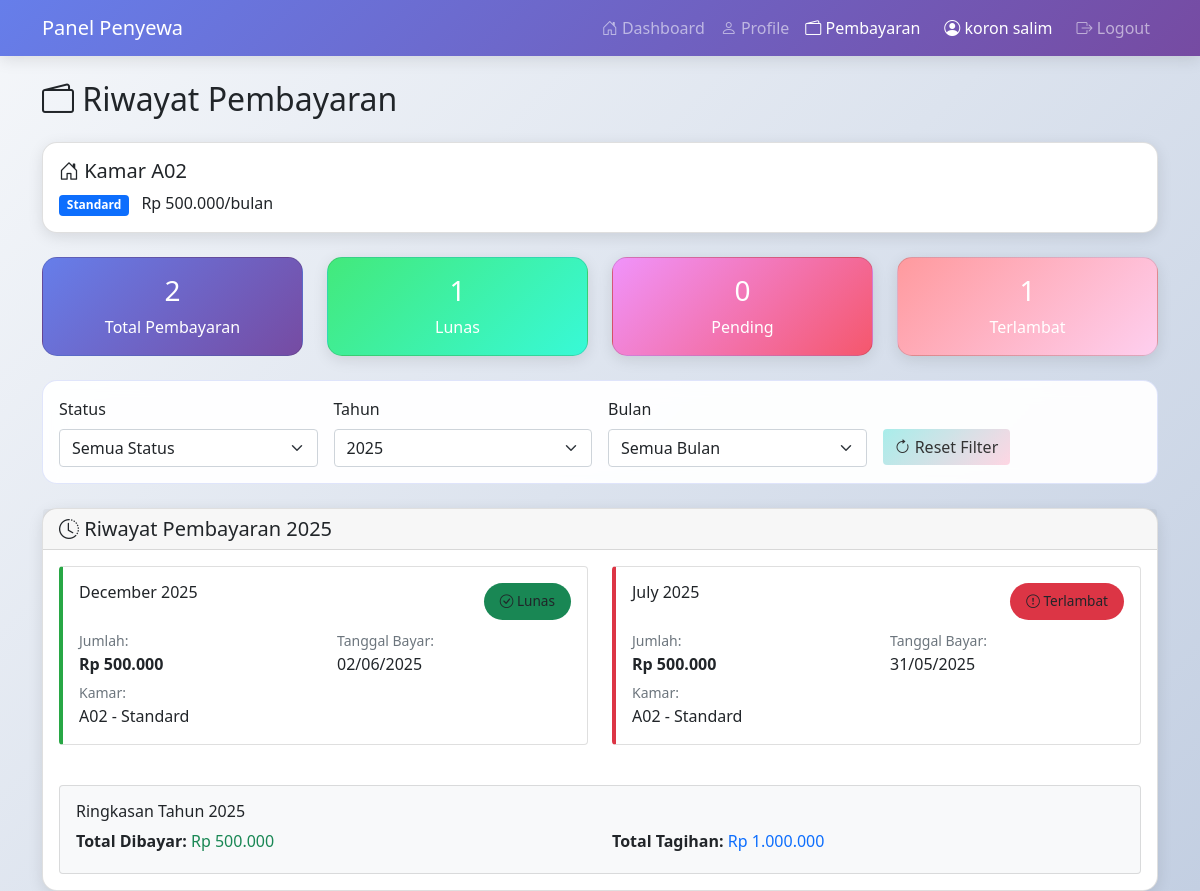
Page /tenant/payments.php (signed in) on the committed database.
### tables this page shows
CREATE TABLE `rooms` (
  `id` int NOT NULL,
  `room_number` varchar(10) NOT NULL,
  `room_type` varchar(50) NOT NULL,
  `price` decimal(10,2) NOT NULL,
  `status` enum('available','occupied') DEFAULT 'available',
  `description` text,
  `tenant_id` int DEFAULT NULL,
  `created_at` timestamp NULL DEFAULT CURRENT_TIMESTAMP
);

CREATE TABLE `payments` (
  `id` int NOT NULL,
  `tenant_id` int NOT NULL,
  `room_id` int NOT NULL,
  `amount` decimal(10,2) NOT NULL,
  `payment_date` date NOT NULL,
  `payment_month` varchar(7) NOT NULL,
  `status` enum('paid','pending','overdue') DEFAULT 'pending',
  `created_at` timestamp NULL DEFAULT CURRENT_TIMESTAMP
);

### tenant/payments.php (the view, shortened to what this page needs)
<?php
require_once '../config/database.php';
$filter_year = isset($_GET['filter_year']) ? $_GET['filter_year'] : date('Y');
$stmt = $conn->prepare("SELECT * FROM rooms WHERE tenant_id = ?");
$stmt->bind_param("i", $_SESSION['user_id']);
$stmt->execute();
$result = $stmt->get_result();
$my_room = $result->fetch_assoc();
$query = "SELECT p.*, r.room_number, r.room_type, r.price as room_price
          FROM payments p
          JOIN rooms r ON p.room_id = r.id
          WHERE p.tenant_id = ?";
if (!empty($filter_year)) {
    $query .= " AND YEAR(p.payment_date) = ?";
}
$query .= " ORDER BY p.payment_date DESC, p.payment_month DESC";
$params = [$_SESSION['user_id']];
$types = 'i';
if (!empty($filter_year)) {
    $params[] = $filter_year;
    $types .= 's';
}
$stmt = $conn->prepare($query);
$stmt->bind_param($types, ...$params);
$stmt->execute();
$payments = $stmt->get_result()->fetch_all(MYSQLI_ASSOC);
$stats_query = "SELECT
    COUNT(*) as total_payments,
    SUM(CASE WHEN p.status = 'paid' THEN 1 ELSE 0 END) as paid_count,
    SUM(CASE WHEN p.status = 'pending' THEN 1 ELSE 0 END) as pending_count,
    SUM(CASE WHEN p.status = 'overdue' THEN 1 ELSE 0 END) as overdue_count,
    COALESCE(SUM(CASE WHEN p.status = 'paid' THEN p.amount ELSE 0 END), 0) as total_paid,
    COALESCE(SUM(p.amount), 0) as total_amount
    FROM payments p
    WHERE p.tenant_id = ? AND YEAR(p.payment_date) = ?";
$stmt = $conn->prepare($stats_query);
$stmt->bind_param("is", $_SESSION['user_id'], $filter_year);
$stmt->execute();
$stats = $stmt->get_result()->fetch_assoc();
?>
<!DOCTYPE html>
<html lang="id">
<head>
    <link href="https://cdn.jsdelivr.net/npm/bootstrap@5.1.3/dist/css/bootstrap.min.css" rel="stylesheet">
    <link href="https://cdn.jsdelivr.net/npm/bootstrap-icons@1.8.1/font/bootstrap-icons.css" rel="stylesheet">
</head>
<body>
    <nav class="navbar navbar-expand-lg navbar-dark navbar-modern">
        <div class="container">
            <a class="navbar-brand" href="#">Panel Penyewa</a>
            <div class="collapse navbar-collapse" id="navbarNav">
                <div class="navbar-nav ms-auto">
                    <a class="nav-link" href="dashboard.php">
                        <i class="bi bi-house-door"></i> Dashboard
                    </a>
                    <a class="nav-link" href="profile.php">
                        <i class="bi bi-person"></i> Profile
                    </a>
                    <a class="nav-link active" href="payments.php">
                        <i class="bi bi-wallet2"></i> Pembayaran
                    </a>
                    <span class="navbar-text mx-3 text-white">
                        <i class="bi bi-person-circle"></i> <?= htmlspecialchars($_SESSION['full_name']) ?>
                    </span>
                    <a class="nav-link" href="../logout.php">
                        <i class="bi bi-box-arrow-right"></i> Logout
                    </a>
                </div>
            </div>
        </div>
    </nav>
    <div class="container mt-4">
        <div class="row">
            <div class="col-md-12">
                <h2 class="mb-4">
                    <i class="bi bi-wallet2"></i> Riwayat Pembayaran
                </h2>
            </div>
        </div>
        <?php if ($my_room): ?>
            <div class="row mb-4">
                <div class="col-md-12">
                    <div class="card payment-card">
                        <div class="card-body">
                            <div class="row align-items-center">
                                <div class="col-md-8">
                                    <h5 class="card-title">
                                        <i class="bi bi-house-door"></i>
                                        Kamar <?= htmlspecialchars($my_room['room_number']) ?>
                                    </h5>
                                    <p class="card-text">
                                        <span class="badge bg-primary"><?= htmlspecialchars($my_room['room_type']) ?></span>
                                        <span class="ms-2">Rp <?= number_format($my_room['price'], 0, ',', '.') ?>/bulan</span>
                                    </p>
                                </div>
                            </div>
                        </div>
                    </div>
                </div>
            </div>
            <div class="row mb-4">
                <div class="col-md-3">
                    <div class="card stats-card text-white">
                        <div class="card-body text-center">
                            <h3><?= $stats['total_payments'] ?></h3>
                            <p class="mb-0">Total Pembayaran</p>
                        </div>
                    </div>
                </div>
                <div class="col-md-3">
                    <div class="card payment-card bg-success text-white">
                        <div class="card-body text-center">
                            <h3><?= $stats['paid_count'] ?></h3>
                            <p class="mb-0">Lunas</p>
                        </div>
                    </div>
                </div>
                <div class="col-md-3">
                    <div class="card payment-card bg-warning text-white">
                        <div class="card-body text-center">
                            <h3><?= $stats['pending_count'] ?></h3>
                            <p class="mb-0">Pending</p>
                        </div>
                    </div>
                </div>
                <div class="col-md-3">
                    <div class="card payment-card bg-danger text-white">
                        <div class="card-body text-center">
                            <h3><?= $stats['overdue_count'] ?></h3>
                            <p class="mb-0">Terlambat</p>
                        </div>
                    </div>
                </div>
            </div>
            <div class="row mb-4">
                <div class="col-md-12">
                    <div class="card filter-card">
                        <div class="card-body">
                            <form method="GET" class="row g-3">
                                <div class="col-md-3">
                                    <label class="form-label">Status</label>
                                    <select class="form-select" name="filter_status" onchange="this.form.submit()">
                                        <option value="">Semua Status</option>
                                    </select>
                                </div>
                                <div class="col-md-3">
                                    <label class="form-label">Tahun</label>
                                    <select class="form-select" name="filter_year" onchange="this.form.submit()">
                                        <?php for($y = date('Y'); $y >= date('Y') - 3; $y--): ?>
                                            <option value="<?= $y ?>" <?= $filter_year == $y ? 'selected' : '' ?>><?= $y ?></option>
                                        <?php endfor; ?>
                                    </select>
                                </div>
                                <div class="col-md-3">
                                    <label class="form-label">Bulan</label>
                                    <select class="form-select" name="filter_month" onchange="this.form.submit()">
                                        <option value="">Semua Bulan</option>
                                    </select>
                                </div>
                                <div class="col-md-3">
                                    <label class="form-label">&nbsp;</label>
                                    <div>
                                        <a href="payments.php" class="btn btn-secondary">
                                            <i class="bi bi-arrow-clockwise"></i> Reset Filter
                                        </a>
                                    </div>
                                </div>
                            </form>
                        </div>
                    </div>
                </div>
            </div>
            <div class="row">
                <div class="col-md-12">
                    <div class="card payment-card">
                        <div class="card-header">
                            <h5 class="mb-0">
                                <i class="bi bi-clock-history"></i>
                                Riwayat Pembayaran <?= $filter_year ?>
                            </h5>
                        </div>
                        <div class="card-body">
                            <?php if (!empty($payments)): ?>
                                <div class="row">
                                    <?php foreach ($payments as $payment): ?>
                                        <div class="col-md-6 mb-3">
                                            <div class="card payment-item <?= $payment['status'] ?> h-100">
                                                <div class="card-body">
                                                    <div class="d-flex justify-content-between align-items-start mb-2">
                                                        <h6 class="card-title">
                                                            <?= date('F Y', strtotime($payment['payment_month'] . '-01')) ?>
                                                        </h6>
                                                        <span class="status-badge
                                                            <?= $payment['status'] == 'paid' ? 'bg-success' :
                                                                ($payment['status'] == 'pending' ? 'bg-warning' : 'bg-danger') ?>">
                                                            <?php if ($payment['status'] == 'paid'): ?>
                                                                <i class="bi bi-check-circle"></i> Lunas
                                                            <?php elseif ($payment['status'] == 'pending'): ?>
                                                                <i class="bi bi-clock"></i> Pending
                                                            <?php else: ?>
                                                                <i class="bi bi-exclamation-circle"></i> Terlambat
                                                            <?php endif; ?>
                                                        </span>
                                                    </div>
                                                    <div class="row">
                                                        <div class="col-6">
                                                            <small class="text-muted">Jumlah:</small>
                                                            <p class="mb-1 fw-bold">Rp <?= number_format($payment['amount'], 0, ',', '.') ?></p>
                                                        </div>
                                                        <div class="col-6">
                                                            <small class="text-muted">Tanggal Bayar:</small>
                                                            <p class="mb-1"><?= date('d/m/Y', strtotime($payment['payment_date'])) ?></p>
                                                        </div>
                                                    </div>
                                                    <div class="row">
                                                        <div class="col-12">
                                                            <small class="text-muted">Kamar:</small>
                                                            <p class="mb-0"><?= $payment['room_number'] ?> - <?= $payment['room_type'] ?></p>
                                                        </div>
                                                    </div>
                                                </div>
                                            </div>
                                        </div>
                                    <?php endforeach; ?>
                                </div>
                                <div class="row mt-4">
                                    <div class="col-md-12">
                                        <div class="card bg-light">
                                            <div class="card-body">
                                                <h6>Ringkasan Tahun <?= $filter_year ?></h6>
                                                <div class="row">
                                                    <div class="col-md-6">
                                                        <p class="mb-1">
                                                            <strong>Total Dibayar:</strong>
                                                            <span class="text-success">Rp <?= number_format($stats['total_paid'], 0, ',', '.') ?></span>
                                                        </p>
                                                    </div>
                                                    <div class="col-md-6">
                                                        <p class="mb-1">
                                                            <strong>Total Tagihan:</strong>
                                                            <span class="text-primary">Rp <?= number_format($stats['total_amount'], 0, ',', '.') ?></span>
                                                        </p>
                                                    </div>
                                                </div>
                                            </div>
                                        </div>
                                    </div>
                                </div>
                            <?php endif; ?>
                        </div>
                    </div>
                </div>
            </div>
        <?php endif; ?>
    </div>
</body>
</html>

### tenant/payments.php (style rules this page uses)
body { background: linear-gradient(135deg, #f5f7fa 0%, #c3cfe2 100%); min-height: 100vh; }
.payment-card { border-radius: 15px; box-shadow: 0 4px 15px rgba(0, 0, 0, 0.1); transition: transform 0.3s ease; }
.status-badge { font-size: 0.85rem; padding: 0.5rem 1rem; border-radius: 20px; }
.stats-card { background: linear-gradient(135deg, #667eea 0%, #764ba2 100%); color: white; border-radius: 15px; }
.filter-card { background: rgba(255, 255, 255, 0.95); backdrop-filter: blur(10px); border-radius: 15px; border: 1px solid rgba(102, 126, 234, 0.2); }
.payment-item { border-left: 4px solid #dee2e6; transition: all 0.3s ease; }
.payment-item.paid { border-left-color: #28a745; }
.payment-item.overdue { border-left-color: #dc3545; }
.payment-card.bg-success { background: linear-gradient(135deg, #43e97b 0%, #38f9d7 100%) !important; }
.payment-card.bg-warning { background: linear-gradient(135deg, #f093fb 0%, #f5576c 100%) !important; }
.payment-card.bg-danger { background: linear-gradient(135deg, #ff9a9e 0%, #fecfef 100%) !important; }
.btn-secondary { background: linear-gradient(135deg, #a8edea 0%, #fed6e3 100%) !important; border: none; color: #333; }
.navbar-modern { background: linear-gradient(135deg, #667eea 0%, #764ba2 100%) !important; box-shadow: 0 4px 15px rgba(0, 0, 0, 0.1); }

### rows in the picture
rooms: room_number "A02", room_type "Standard", price "500.000"
payments: payment_month "December 2025", status "paid" (drawn), amount "500.000", payment_date "02/06/2025", room.room_number "A02", room.room_type "Standard"
payments: payment_month "July 2025", status "overdue" (drawn), amount "500.000", payment_date "31/05/2025", room.room_number "A02", room.room_type "Standard"

### other values in the picture
$_SESSION['full_name'] "koron salim"
$stats['total_payments'] "2"
$stats['paid_count'] "1"
$stats['pending_count'] "0"
$stats['overdue_count'] "1"
$filter_year "2025"
$stats['total_paid'] "500.000"
$stats['total_amount'] "1.000.000"
form field filter_year "2025"
